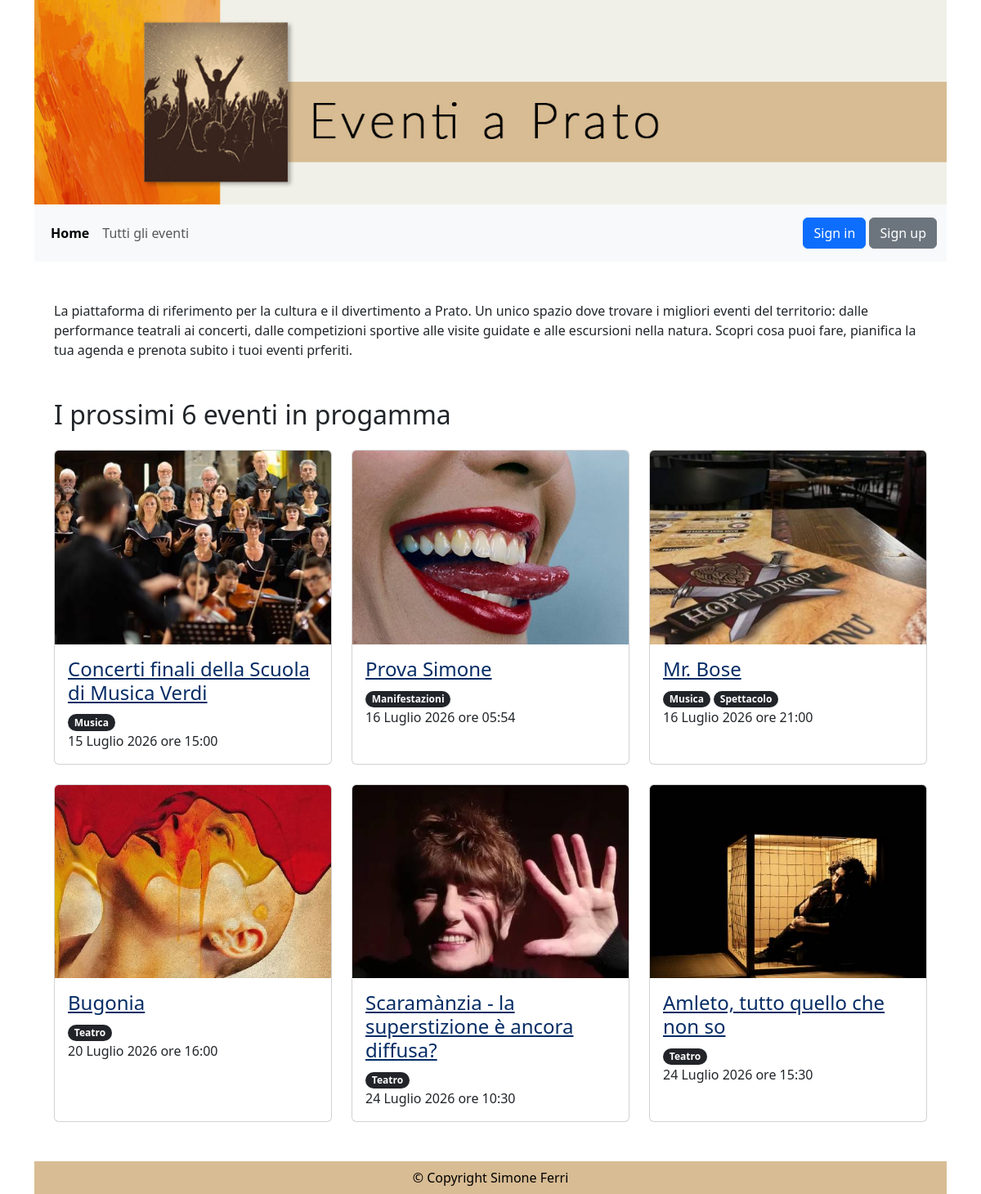
The app's page /, older data.
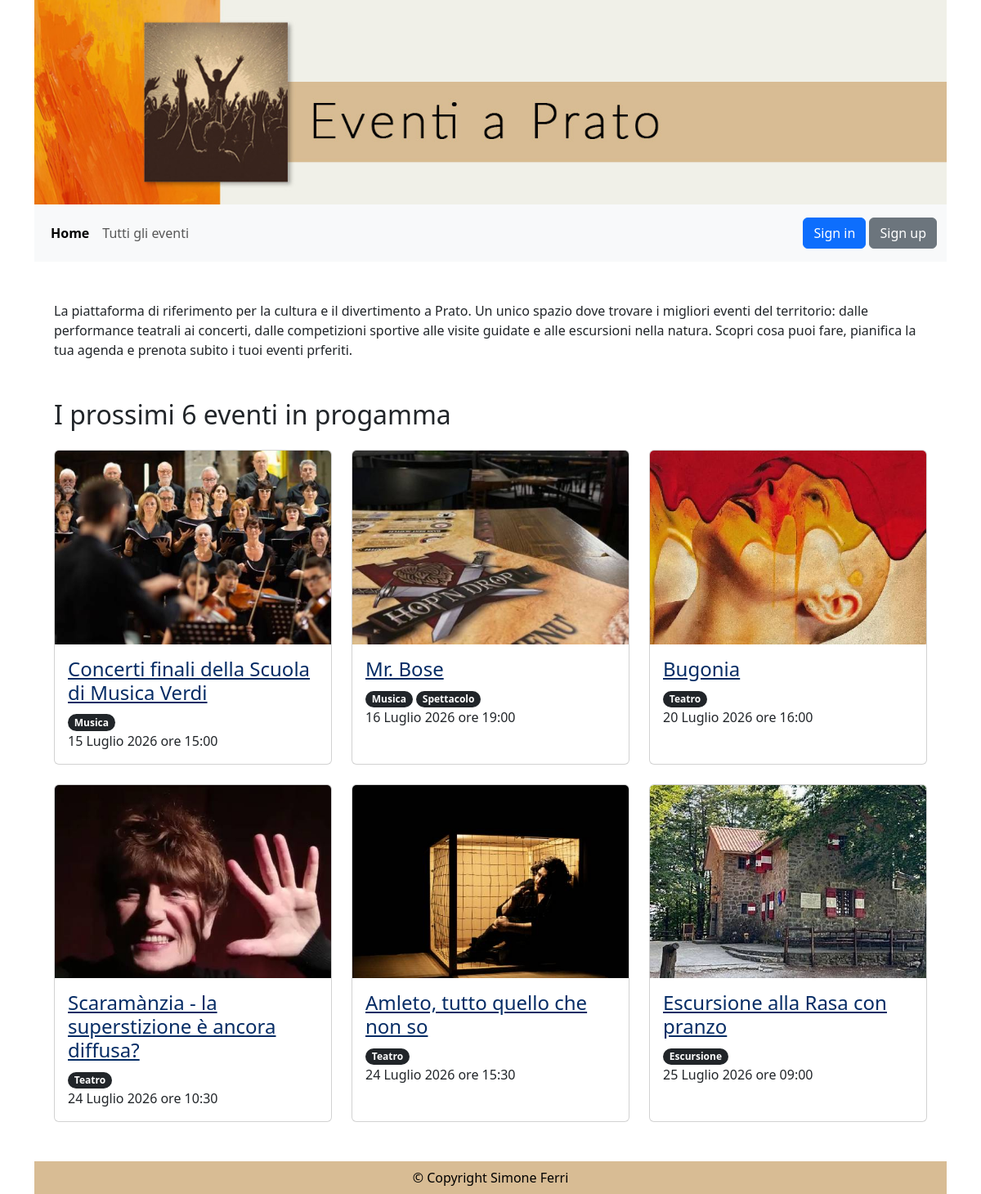
The same page, newer data.
### eventi_gestione/models.py (models this page shows, shortened)
class Eventi(models.Model):
    nome_evento = models.CharField(max_length=100)
    descrizione_evento = models.TextField()
    tipo_evento = models.ManyToManyField(Tipologia, related_name='eventi')
    luogo_evento = models.CharField(max_length=100)
    data_ora_evento = models.DateTimeField()
    immagine_evento = models.ImageField(upload_to='eventi/', blank=True)
    posti_prenotabili = models.PositiveIntegerField(null=True, blank=True)
    prezzo = models.PositiveIntegerField(null=True, blank=True, default=0)
    pubblicato = models.BooleanField(default=False)
    annullato = models.BooleanField(default=False)
    creatore = models.ForeignKey(CustomUser, on_delete=models.CASCADE, related_name='eventi_creati', limit_choices_to={'groups__name': 'redattori'})

class Tipologia(models.Model):
    nome_tipo = models.CharField(max_length=100)
    creatore = models.ForeignKey(CustomUser, on_delete=models.CASCADE, related_name='tipologie_create')
    class Meta:
        ordering = ['nome_tipo']

### eventi_pagine/views.py (the view, shortened to what this page needs)
# urls.py: path("", HomePageView.as_view(), name="home"),
class HomePageView(TemplateView):
    template_name = "home.html"
    def get_context_data(self, **kwargs):
        ora_attuale = timezone.now()
        context = super().get_context_data(**kwargs)
        context['eventi_prossimi'] = Eventi.objects.filter(data_ora_evento__gte=ora_attuale, pubblicato=True).order_by('data_ora_evento')[:6]
        return context

### templates/home.html (shortened to what this page needs)
{% extends "base.html" %}
{% load auth_extras %}
{% block content %}
    <p class="mt-5">La piattaforma di riferimento per la cultura e il divertimento a Prato.
        Un unico spazio dove trovare i migliori eventi del territorio: dalle performance teatrali
        ai concerti, dalle competizioni sportive alle visite guidate e alle escursioni nella natura.
        Scopri cosa puoi fare, pianifica la tua agenda e prenota subito i tuoi eventi prferiti.</p>
    <h2 class="{% if not prenotazioni_attive %}mt-5{% else %}mt-3{% endif %} mb-4">I prossimi 6 eventi in progamma</h2>
    <div class="row row-cols-1 row-cols-md-3 g-4">
    {% for evento in eventi_prossimi %}
        <div class="col">
            <div class="card h-100">
                {% if evento.immagine_evento %}
                    <img src="{{ evento.immagine_evento.url }}" class="card-img-top" alt="">
                {% endif %}
                <div class="card-body">
                    <h3 class="card-title h4"><a class="text-primary-emphasis" href="{% url 'evento' evento.id %}">{{ evento.nome_evento }}</a></h3>
                    <p class="card-text">
                        {% for tipologia in evento.tipo_evento.all %}
                            <span class="badge rounded-pill text-bg-dark">{{ tipologia.nome_tipo }}</span>
                        {% endfor %}
                        <br>
                        {{ evento.data_ora_evento|date:"d F Y \o\r\e H:i" }}
                    </p>
                </div>
            </div>
        </div>
    {% endfor %}
</div>
{% endblock content %}

Row changes from the older to the newer data that the page shows:
removed Eventi: immagine_evento (picture), nome_evento "Prova Simone", data_ora_evento "16 Luglio 2026 ore 05:54"
no longer on this page (row unchanged): Tipologia: nome_tipo "Manifestazioni", shown under "Prova Simone"
changed Eventi "Mr. Bose": data_ora_evento "16 Luglio 2026 ore 21:00" → "16 Luglio 2026 ore 19:00"
now on this page (row unchanged): Eventi: immagine_evento (picture), nome_evento "Escursione alla Rasa con pranzo", data_ora_evento "25 Luglio 2026 ore 09:00"
now on this page (row unchanged): Tipologia: nome_tipo "Escursione", shown under "Escursione alla Rasa con pranzo"
